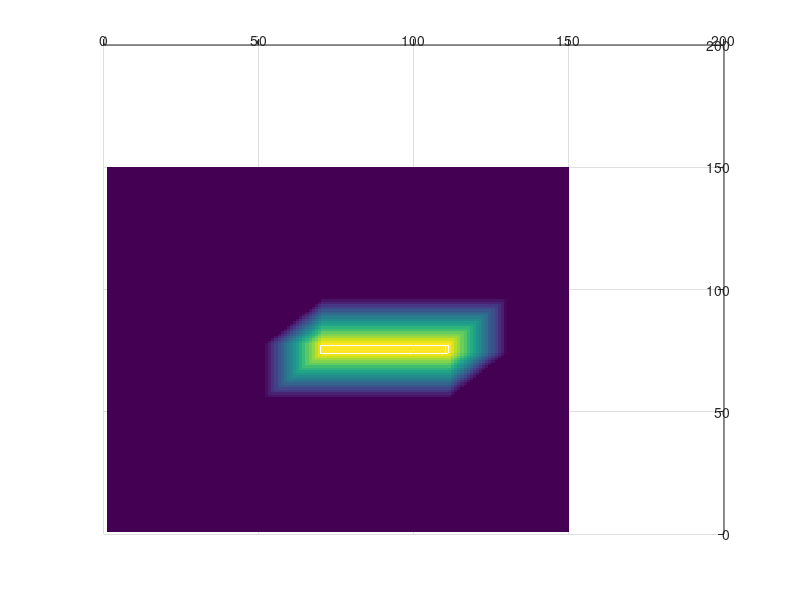

Write MATLAB code to recreate this figure.
function []=plotfrustums()
% isolated function for playing with 3D frustums

W = 20;
N = 150;

w2 = ones(N,1)*linspace(-W,W,N);
w3 = linspace(-W,W,N)'*ones(1,N);
A= evalfrustum(5,6,8,0,0,1);

for alpha = 1
    
    B= evalfrustum(5,6,8,0,-8,alpha);
    clf
    h=surf(A+B);
    set(h,'EdgeAlpha',0)
    view(90,-90)
    pause(0.1)
end

    function [Z]=evalfrustum(g1,g2,g3,dw2,dw3,alpha)
        g12 = alpha*(g1+g2)/2;
        g13 = alpha*(g1+g3)/2;
        g23 = alpha*(g2+g3)/2;
        mw2 = alpha*(w2+dw2);
        mw3 = alpha*(w3+dw3);
        X={mw2+g12,-mw2+g12,mw3+g13,-mw3+g13,mw2-mw3+g23,mw3-mw2+g23,g1,g2,g3};
        Z=X{1};
        for ii=2:length(X)
            Z=min(Z,X{ii});
        end
        Z=max(Z,0);
    end

end
